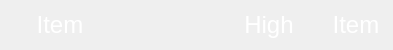
<?xml version="1.0" encoding="UTF-8"?>
<ui version="4.0">
 <class>WxForecastItem</class>
 <widget class="QWidget" name="WxForecastItem">
  <property name="geometry">
   <rect>
    <x>0</x>
    <y>0</y>
    <width>393</width>
    <height>50</height>
   </rect>
  </property>
  <property name="windowTitle">
   <string>Form</string>
  </property>
  <property name="styleSheet">
   <string notr="true">background: rgb(0, 0, 0);
QLabel
{
	font-family: HelveticaNeue;
}</string>
  </property>
  <widget class="QLabel" name="dayLebl">
   <property name="geometry">
    <rect>
     <x>0</x>
     <y>0</y>
     <width>120</width>
     <height>50</height>
    </rect>
   </property>
   <property name="font">
    <font>
     <family>Helvetica Neue</family>
     <pointsize>18</pointsize>
    </font>
   </property>
   <property name="styleSheet">
    <string notr="true">color: #ffffffff</string>
   </property>
   <property name="text">
    <string>Item</string>
   </property>
   <property name="alignment">
    <set>Qt::AlignCenter</set>
   </property>
  </widget>
  <widget class="QLabel" name="skyImage">
   <property name="geometry">
    <rect>
     <x>130</x>
     <y>0</y>
     <width>80</width>
     <height>50</height>
    </rect>
   </property>
   <property name="font">
    <font>
     <family>Helvetica Neue</family>
     <pointsize>18</pointsize>
    </font>
   </property>
   <property name="styleSheet">
    <string notr="true">color: #ffffffff</string>
   </property>
   <property name="text">
    <string/>
   </property>
   <property name="alignment">
    <set>Qt::AlignCenter</set>
   </property>
  </widget>
  <widget class="QLabel" name="highLabel">
   <property name="geometry">
    <rect>
     <x>232</x>
     <y>0</y>
     <width>74</width>
     <height>50</height>
    </rect>
   </property>
   <property name="font">
    <font>
     <family>Helvetica Neue</family>
     <pointsize>18</pointsize>
    </font>
   </property>
   <property name="styleSheet">
    <string notr="true">color: #ffffffff</string>
   </property>
   <property name="text">
    <string>High</string>
   </property>
   <property name="alignment">
    <set>Qt::AlignCenter</set>
   </property>
  </widget>
  <widget class="QLabel" name="lowLabel">
   <property name="geometry">
    <rect>
     <x>319</x>
     <y>0</y>
     <width>74</width>
     <height>50</height>
    </rect>
   </property>
   <property name="font">
    <font>
     <family>Helvetica Neue</family>
     <pointsize>18</pointsize>
    </font>
   </property>
   <property name="styleSheet">
    <string notr="true">color: #ffffffff</string>
   </property>
   <property name="text">
    <string>Item</string>
   </property>
   <property name="alignment">
    <set>Qt::AlignCenter</set>
   </property>
  </widget>
 </widget>
 <resources/>
 <connections/>
</ui>
